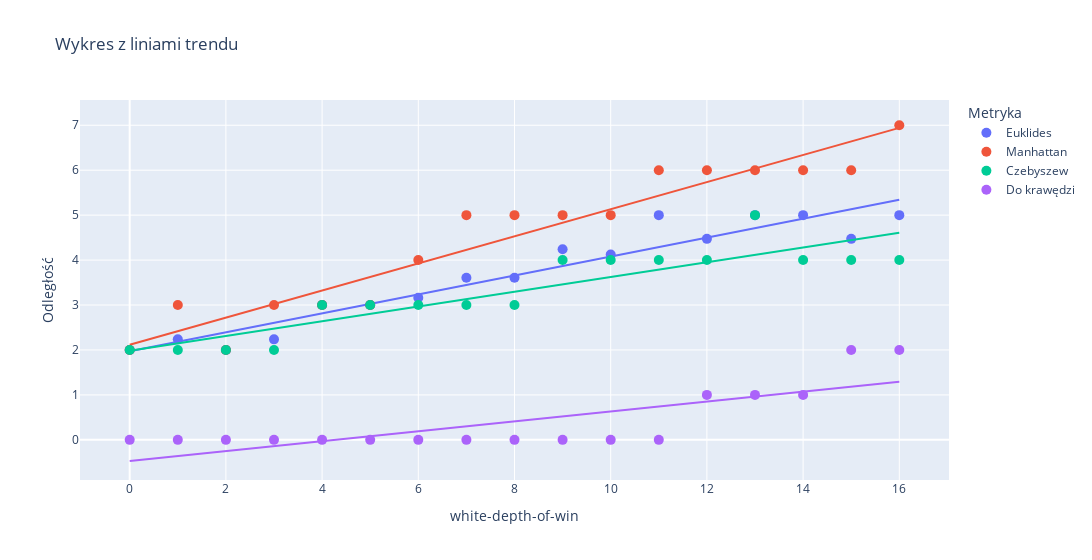

Notebook cell for this chart:
### Code cell
fig = px.scatter(
    df2, 
    x="white-depth-of-win", 
    y="Odległość", 
    color="Metryka",
    trendline="ols",
    title="Wykres z liniami trendu",
    width=1200
)
fig.update_traces(marker=dict(size=10))

fig.show()

### Figure 1 — Plotly figure (JSON) as saved in the notebook; plotly's stock layout.template omitted (floating-point values rounded to 4 significant figures)
{"data": [{"hovertemplate": "Metryka=Euklides<br>white-depth-of-win=%{x}<br>Odległość=%{y}<extra></extra>", "legendgroup": "Euklides", "marker": {"color": "#636efa", "size": 10, "symbol": "circle"}, "mode": "markers", "name": "Euklides", "orientation": "v", "showlegend": true, "type": "scatter", "x": [0.0, 1.0, 2.0, 3.0, 4.0, 5.0, 6.0, 7.0, 8.0, 9.0, 10.0, 11.0, 12.0, 13.0, 14.0, 15.0, 16.0], "xaxis": "x", "y": [2.0, 2.236, 2.0, 2.236, 3.0, 3.0, 3.162, 3.606, 3.606, 4.243, 4.123, 5.0, 4.472, 5.0, 5.0, 4.472, 5.0], "yaxis": "y"}, {"hovertemplate": "<b>OLS trendline</b><br>Odległość = 0.210587 * white-depth-of-win + 1.97151<br>R<sup>2</sup>=0.916292<br><br>Metryka=Euklides<br>white-depth-of-win=%{x}<br>Odległość=%{y} <b>(trend)</b><extra></extra>", "legendgroup": "Euklides", "marker": {"color": "#636efa", "size": 10, "symbol": "circle"}, "mode": "lines", "name": "Euklides", "showlegend": false, "type": "scatter", "x": [0.0, 1.0, 2.0, 3.0, 4.0, 5.0, 6.0, 7.0, 8.0, 9.0, 10.0, 11.0, 12.0, 13.0, 14.0, 15.0, 16.0], "xaxis": "x", "y": [1.972, 2.182, 2.393, 2.603, 2.814, 3.024, 3.235, 3.446, 3.656, 3.867, 4.077, 4.288, 4.499, 4.709, 4.92, 5.13, 5.341], "yaxis": "y"}, {"hovertemplate": "Metryka=Manhattan<br>white-depth-of-win=%{x}<br>Odległość=%{y}<extra></extra>", "legendgroup": "Manhattan", "marker": {"color": "#EF553B", "size": 10, "symbol": "circle"}, "mode": "markers", "name": "Manhattan", "orientation": "v", "showlegend": true, "type": "scatter", "x": [0.0, 1.0, 2.0, 3.0, 4.0, 5.0, 6.0, 7.0, 8.0, 9.0, 10.0, 11.0, 12.0, 13.0, 14.0, 15.0, 16.0], "xaxis": "x", "y": [2.0, 3.0, 2.0, 3.0, 3.0, 3.0, 4.0, 5.0, 5.0, 5.0, 5.0, 6.0, 6.0, 6.0, 6.0, 6.0, 7.0], "yaxis": "y"}, {"hovertemplate": "<b>OLS trendline</b><br>Odległość = 0.301471 * white-depth-of-win + 2.11765<br>R<sup>2</sup>=0.921601<br><br>Metryka=Manhattan<br>white-depth-of-win=%{x}<br>Odległość=%{y} <b>(trend)</b><extra></extra>", "legendgroup": "Manhattan", "marker": {"color": "#EF553B", "size": 10, "symbol": "circle"}, "mode": "lines", "name": "Manhattan", "showlegend": false, "type": "scatter", "x": [0.0, 1.0, 2.0, 3.0, 4.0, 5.0, 6.0, 7.0, 8.0, 9.0, 10.0, 11.0, 12.0, 13.0, 14.0, 15.0, 16.0], "xaxis": "x", "y": [2.118, 2.419, 2.721, 3.022, 3.324, 3.625, 3.926, 4.228, 4.529, 4.831, 5.132, 5.434, 5.735, 6.037, 6.338, 6.64, 6.941], "yaxis": "y"}, {"hovertemplate": "Metryka=Czebyszew<br>white-depth-of-win=%{x}<br>Odległość=%{y}<extra></extra>", "legendgroup": "Czebyszew", "marker": {"color": "#00cc96", "size": 10, "symbol": "circle"}, "mode": "markers", "name": "Czebyszew", "orientation": "v", "showlegend": true, "type": "scatter", "x": [0.0, 1.0, 2.0, 3.0, 4.0, 5.0, 6.0, 7.0, 8.0, 9.0, 10.0, 11.0, 12.0, 13.0, 14.0, 15.0, 16.0], "xaxis": "x", "y": [2.0, 2.0, 2.0, 2.0, 3.0, 3.0, 3.0, 3.0, 3.0, 4.0, 4.0, 4.0, 4.0, 5.0, 4.0, 4.0, 4.0], "yaxis": "y"}, {"hovertemplate": "<b>OLS trendline</b><br>Odległość = 0.164216 * white-depth-of-win + 1.98039<br>R<sup>2</sup>=0.813225<br><br>Metryka=Czebyszew<br>white-depth-of-win=%{x}<br>Odległość=%{y} <b>(trend)</b><extra></extra>", "legendgroup": "Czebyszew", "marker": {"color": "#00cc96", "size": 10, "symbol": "circle"}, "mode": "lines", "name": "Czebyszew", "showlegend": false, "type": "scatter", "x": [0.0, 1.0, 2.0, 3.0, 4.0, 5.0, 6.0, 7.0, 8.0, 9.0, 10.0, 11.0, 12.0, 13.0, 14.0, 15.0, 16.0], "xaxis": "x", "y": [1.98, 2.145, 2.309, 2.473, 2.637, 2.801, 2.966, 3.13, 3.294, 3.458, 3.623, 3.787, 3.951, 4.115, 4.279, 4.444, 4.608], "yaxis": "y"}, {"hovertemplate": "Metryka=Do krawędzi<br>white-depth-of-win=%{x}<br>Odległość=%{y}<extra></extra>", "legendgroup": "Do krawędzi", "marker": {"color": "#ab63fa", "size": 10, "symbol": "circle"}, "mode": "markers", "name": "Do krawędzi", "orientation": "v", "showlegend": true, "type": "scatter", "x": [0.0, 1.0, 2.0, 3.0, 4.0, 5.0, 6.0, 7.0, 8.0, 9.0, 10.0, 11.0, 12.0, 13.0, 14.0, 15.0, 16.0], "xaxis": "x", "y": [0.0, 0.0, 0.0, 0.0, 0.0, 0.0, 0.0, 0.0, 0.0, 0.0, 0.0, 0.0, 1.0, 1.0, 1.0, 2.0, 2.0], "yaxis": "y"}, {"hovertemplate": "<b>OLS trendline</b><br>Odległość = 0.110294 * white-depth-of-win + -0.470588<br>R<sup>2</sup>=0.611413<br><br>Metryka=Do krawędzi<br>white-depth-of-win=%{x}<br>Odległość=%{y} <b>(trend)</b><extra></extra>", "legendgroup": "Do krawędzi", "marker": {"color": "#ab63fa", "size": 10, "symbol": "circle"}, "mode": "lines", "name": "Do krawędzi", "showlegend": false, "type": "scatter", "x": [0.0, 1.0, 2.0, 3.0, 4.0, 5.0, 6.0, 7.0, 8.0, 9.0, 10.0, 11.0, 12.0, 13.0, 14.0, 15.0, 16.0], "xaxis": "x", "y": [-0.4706, -0.3603, -0.25, -0.1397, -0.02941, 0.08088, 0.1912, 0.3015, 0.4118, 0.5221, 0.6324, 0.7426, 0.8529, 0.9632, 1.074, 1.184, 1.294], "yaxis": "y"}], "layout": {"legend": {"title": {"text": "Metryka"}, "tracegroupgap": 0}, "title": {"text": "Wykres z liniami trendu"}, "width": 1200, "xaxis": {"anchor": "y", "domain": [0, 1], "title": {"text": "white-depth-of-win"}}, "yaxis": {"anchor": "x", "domain": [0, 1], "title": {"text": "Odległość"}}}}
